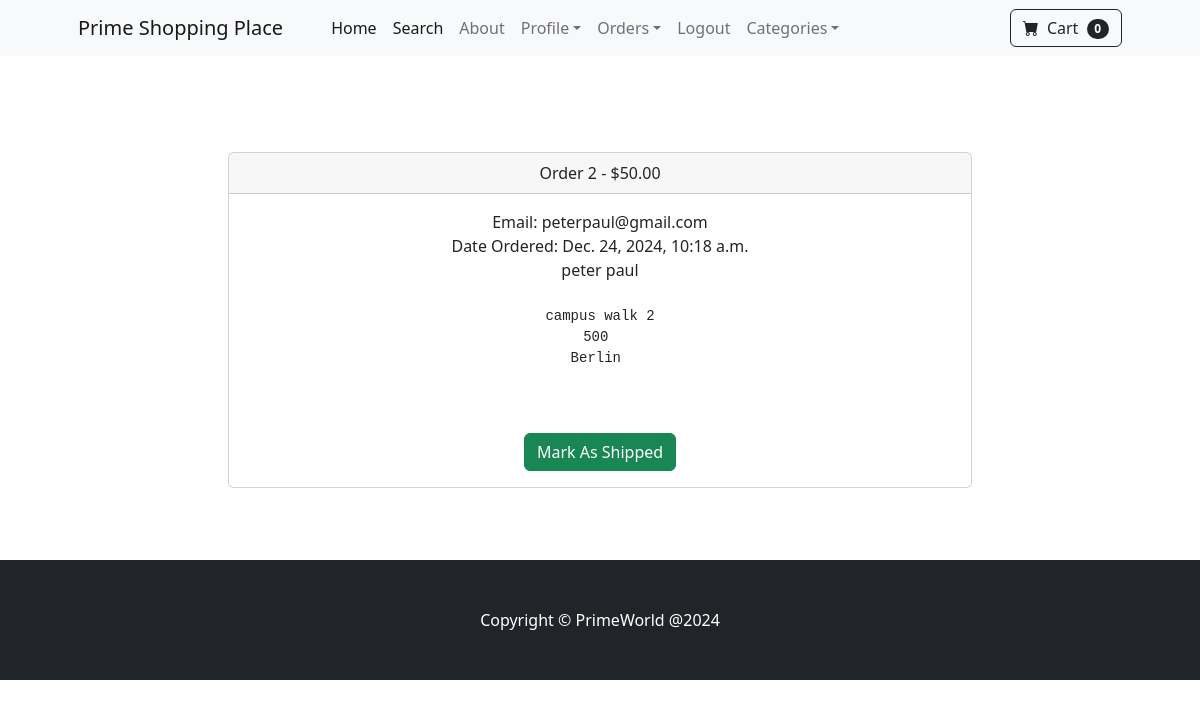
/payment/orders/2 (signed in), run on an earlier commit of the app's database.
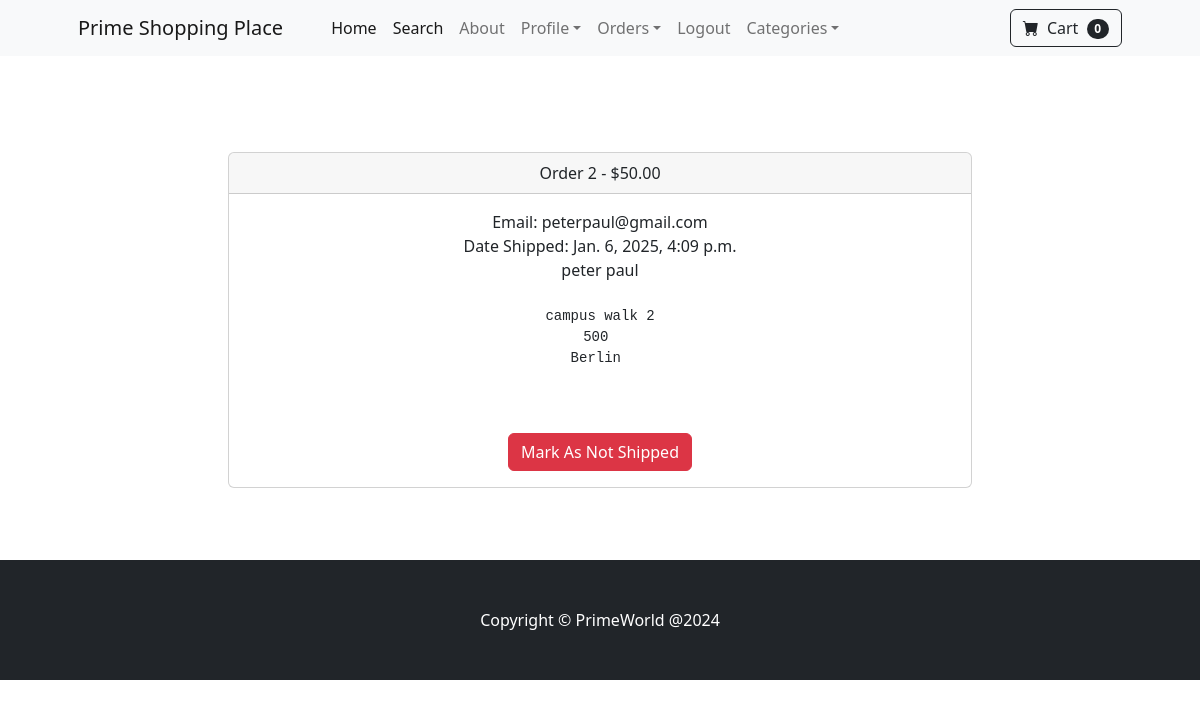
And on a later commit of the database.
### payment/models.py (models this page shows, shortened)
class Order(models.Model):
    user = models.ForeignKey(User, on_delete=models.CASCADE, null=True, blank=True)
    full_name = models.CharField(max_length=255)
    email = models.EmailField(max_length=255)
    shipping_address = models.TextField(max_length=15000)
    amount_paid = models.DecimalField(max_digits=12, decimal_places=2)
    date_ordered = models.DateTimeField(auto_now_add=True)
    shipped = models.BooleanField(default=False)
    date_shipped = models.DateTimeField(blank=True, null=True)

### payment/views.py (the view, shortened to what this page needs)
# urls.py: path("orders/<int:pk>", views.orders, name='orders'),
def orders(request, pk):
    if request.user.is_authenticated and request.user.is_superuser:
        order = Order.objects.get(id=pk)
        items = OrderItem.objects.filter(order=pk)
        return render(request, "payment/orders.html", {"order":order, "items":items})
    else:
        messages.success(request, "The Access Denied")
        return redirect('home')

### cart/cart.py (called while the page is built)
    def __len__(self):
        return len(self.cart)

### cart/context_processors.py (called while the page is built)
def cart(request):
    return {'cart': Cart(request)}

### payment/templates/payment/orders.html (shortened to what this page needs)
{% extends 'base.html' %}
{% block content %}
<div class="container">
    <div class="row">
        <center>
            <div class="col-8">
                <br> <br>
                <br> <br>
            <div class="card">
                <div class="card-header">
                  Order {{ order.id }} - ${{ order.amount_paid}}
                </div>
                <div class="card-body">
                   Email: {{ order.email }} <br>
                   {% if order.date_shipped %}
                    Date Shipped: {{ order.date_shipped }}
                   {% else %}
                    Date Ordered: {{ order.date_ordered }}
                   {% endif %}
                   <br>
                   {{ order.full_name }} <br> <br>
                   <pre>{{ order.shipping_address }} <br></pre>
                   <br> <br>
                   {% if not order.shipped %}
                   <form method="POST">
                    <button type="submit" class="btn btn-success">Mark As Shipped</button>
                   </form>
                    {% else %}
                    <form method="POST">
                        <button type="submit" class="btn btn-danger">Mark As Not Shipped</button>
                    </form>
                    {% endif %}
                </div>
            </div>
            <br>
            <br> <br>
            </div>
        </center>
    </div>
</div>
{% endblock %}

### store/templates/base.html (shortened to what this page needs)
{% load static %}
<!DOCTYPE html>
<html lang="en">
    <head>
        <link href="https://cdn.jsdelivr.net/npm/bootstrap-icons@1.5.0/font/bootstrap-icons.css" rel="stylesheet" />
        <link href="{% static 'css/styles.css' %}" rel="stylesheet" />
    </head>
    <body>
        {% include 'navbar.html' %}
        {% block content %}
        {% endblock %}
        <footer class="py-5 bg-dark">
            <div class="container"><p class="m-0 text-center text-white">Copyright &copy; PrimeWorld @2024</p></div>
        </footer>
    </body>
</html>

### store/templates/navbar.html (shortened to what this page needs)
  <nav class="navbar navbar-expand-lg navbar-light bg-light">
    <div class="container px-4 px-lg-5">
        <a class="navbar-brand" href="{% url 'home' %}">Prime Shopping Place</a>
        <div class="collapse navbar-collapse" id="navbarSupportedContent">
            <ul class="navbar-nav me-auto mb-2 mb-lg-0 ms-lg-4">
                <li class="nav-item"><a class="nav-link active" aria-current="page" href="{% url 'home' %}">Home</a></li>
                <li class="nav-item"><a class="nav-link active" aria-current="page" href="{% url 'search' %}">Search</a></li>
                <li class="nav-item"><a class="nav-link" href="{% url 'about' %}">About</a></li>
            {% if user.is_authenticated %}
                <li class="nav-item dropdown">
                    <a class="nav-link dropdown-toggle" id="navbarDropdown" href="#" role="button" data-bs-toggle="dropdown" aria-expanded="false">Profile</a>
                </li>
                {% if user.is_superuser %}
                <li class="nav-item dropdown">
                    <a class="nav-link dropdown-toggle" id="navbarDropdown" href="#" role="button" data-bs-toggle="dropdown" aria-expanded="false">Orders</a>
                </li>
                {% endif %}
                <li class="nav-item"><a class="nav-link" href="{% url 'logout' %}">Logout</a></li>
            {% else %}
                <li class="nav-item"><a class="nav-link" href="{% url 'login' %}">Login</a></li>
                <li class="nav-item"><a class="nav-link" href="{% url 'register' %}">Register</a></li>
            {% endif %}
                <li class="nav-item dropdown">
                    <a class="nav-link dropdown-toggle" id="navbarDropdown" href="#" role="button" data-bs-toggle="dropdown" aria-expanded="false">Categories</a>
                </li>
            </ul>
            <form class="d-flex">
                <a href="{% url 'cart_summary' %}" class="btn btn-outline-dark"> <i class="bi-cart-fill me-1"></i>
                    Cart
                    <span class="badge bg-dark text-white ms-1 rounded-pill" id="cart_quantity"> {{ cart|length }}
                    </span></a>
            </form>
        </div>
    </div>
</nav>

What changed in the data, as far as the page shows it:
changed Order "peterpaul@gmail.com": date_shipped (not shown) → "Jan. 6, 2025, 4:09 p.m."; shipped False → True (drawn); date_ordered "Dec. 24, 2024, 10:18 a.m." → (not shown)
Also different on the page:
text no longer shown: "Date Ordered: Mark As Shipped"
text now shown: "Date Shipped: Mark As Not Shipped"
